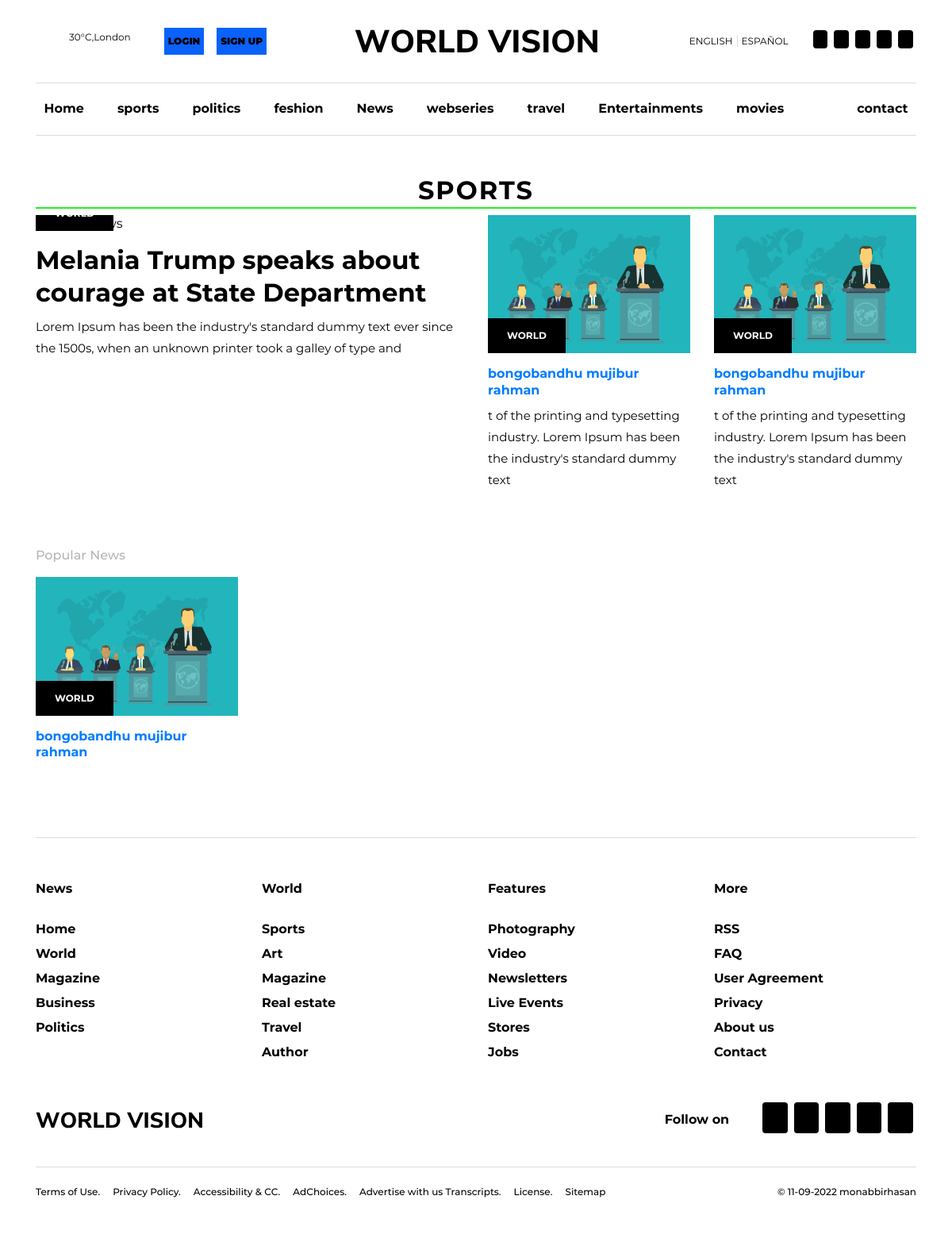
The app's page /news-post/1 with its own data.
### category/models.py (models this page shows)
class category(models.Model):
    c_name=models.CharField(max_length=255);
    c_image=models.FileField(upload_to="c_img/",max_length=255,null=True,default=None);
    c_date=models.DateField();
    is_sub=models.IntegerField();
    c_status=models.IntegerField();

### post/models.py (models this page shows)
class post(models.Model):
    p_title=models.CharField(max_length=255);
    p_image=models.FileField(upload_to="p_image/",max_length=255,null=True,default=None);
    p_desc=models.TextField();
    p_category=models.IntegerField();
    p_author=models.IntegerField();
    p_date=models.DateField();
    p_comment=models.IntegerField();
    p_Like=models.IntegerField();
    p_status=models.IntegerField();

### WorldVision/views.py (the view)
# urls.py: path('news-post/<int:pageId>',views.categoryNews),
def categoryNews(request,pageId):
    categorydata=category.objects.all()
    name_news_post=category.objects.filter(id=pageId)
    postData=post.objects.filter(p_category=pageId)[:2]
    all_news_post=post.objects.filter(p_category=pageId)
    usersData=users.objects.all()
    data={
        'four_news_post':postData,
        'all_news_post':all_news_post,
        'categorydata':categorydata,
        'name_news_post':name_news_post,
        'usersData':usersData,
        'pageId':pageId,
    }
    return render (request,"world.html",data)

### templates/world.html (shortened to what this page needs)
{% include 'header.html' %}
        </div>
      <div class="container">
        <div class="row">
          <div class="col-sm-12">
            <div class="text-center">
              <h1 class="text-center mt-5" style="font-weight:bold;border-bottom:2px solid #21f123;letter-spacing:2px;">
                {% for i in name_news_post %}
                  {{i.c_name |upper}}
                {% endfor %}
              </h1>
            </div>
          </div>
        </div>
        <div class="row">
          <div class="col-lg-6  mb-5 mb-sm-2">
            <div class="position-relative image-hover">
              <span class="thumb-title">WORLD</span>
            </div>
            <h1 class="font-weight-600 mt-3">
              Melania Trump speaks about courage at State Department
            </h1>
            <p class="fs-15 font-weight-normal">
              Lorem Ipsum has been the industry's standard dummy text ever since
              the 1500s, when an unknown printer took a galley of type and
            </p>
          </div>
          <div class="col-lg-6  mb-5 mb-sm-2">
            <div class="row">
      {% for i in four_news_post %}
          <div class="col-sm-6  mb-5 mb-sm-2">
                <div class="position-relative image-hover">
                  <img
                    src="/media/{{i.p_image}}"
                    class="img-fluid"
                    alt="world-news"
                  />
                  <span class="thumb-title">WORLD</span>
                </div>
                <h5 class="font-weight-600 mt-3">
                 <a href="/single/{{i.id}}">{{i.p_title}}<a/>
                </h5>
                <p class="fs-15 font-weight-normal">
                 {{i.p_desc | slice:":100" }}
                </p>
              </div>
              <div class="col-sm-6  mb-5 mb-sm-2">
                <div class="position-relative image-hover">
                  <img
                    src="/media/{{i.p_image}}"
                    class="img-fluid"
                    alt="world-news"
                  />
                  <span class="thumb-title">WORLD</span>
                </div>
                <h5 class="font-weight-600 mt-3">
                  <a href="/single/{{i.id}}">{{i.p_title}}<a/>
                </h5>
                <p class="fs-15 font-weight-normal">
                  {{i.p_desc | slice:":100" }}
                </p>
              </div>
       {% endfor %}
            </div>
          </div>
        </div>
      <div class="row mt-5">
        <div class="col-sm-12">
          <h5 class="text-muted font-weight-medium mb-3">Popular News</h5>
        </div>
      </div>
      <div class="row">
{% for i in all_news_post %}
    <div class="col-sm-3  mb-5 mb-sm-2">
      <div class="position-relative image-hover">
        <img
          src="/media/{{i.p_image}}"
          class="img-fluid"
          alt="world-news"
        />
        <span class="thumb-title">WORLD</span>
      </div>
      <h5 class="font-weight-600 mt-3">
        <a href="/single/{{i.id}}">{{i.p_title}}</a>
      </h5>
    </div>
{% endfor %}
</div>
      </div>
    </div>
   {% include 'footer.html' %}

### templates/top_menu.html (shortened to what this page needs)
<div class="navbar-bottom-menu">
    <div class="navbar-collapse justify-content-center collapse" id="navbarSupportedContent">
      <ul
        class="navbar-nav d-lg-flex justify-content-between align-items-center"
      >
        <li class="nav-item active">
          <a class="nav-link active" href="/">Home</a>
        </li>
        {% for i in  categorydata %}
        <li class="nav-item active">
           <a class="nav-link" style="text-transform:capitalize!importent;" href="/news-post/{{i.id}}">{{i.c_name}}</a>
         </li>
        {% endfor %}
        <li class="nav-item active">
          <a class="nav-link" style="text-transform:capitalize!importent;" href="/contact">contact</a>
        </li>
      </ul>
    </div>
  </div>

### records on screen
category: c_name "sports", c_name "SPORTS"
category: c_name "politics"
category: c_name "feshion"
category: c_name "News"
category: c_name "webseries"
category: c_name "travel"
category: c_name "Entertainments"
category: c_name "movies"
post: p_image (picture), p_title "bongobandhu mujibur rahman", p_desc "t of the printing and typesetting industry. Lorem Ipsum has been the industry's standard dummy text"
